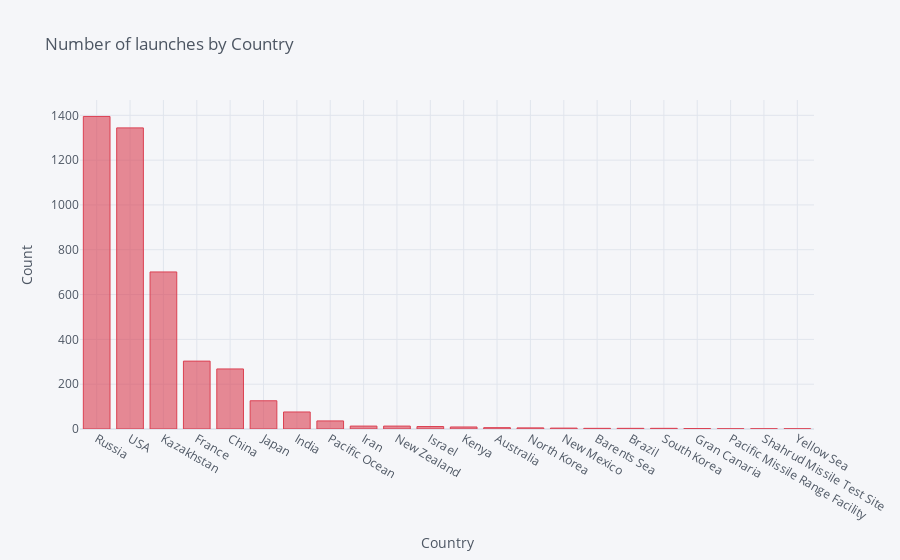

The code cell stored with this chart in its notebook:
### Markdown cell above
### 4.1. Country wise launches

### Code cell
temp = space["Country"].value_counts()
temp.iplot(kind='bar', xTitle = 'Country', yTitle = "Count", title = 'Number of launches by Country', color = 'red')

### Figure 1 — Plotly figure (JSON) as saved in the notebook; plotly's stock layout.template omitted (floating-point values rounded to 4 significant figures)
{"data": [{"marker": {"color": "rgba(219, 64, 82, 0.6)", "line": {"color": "rgba(219, 64, 82, 1.0)", "width": 1}}, "name": "Country", "orientation": "v", "text": "", "type": "bar", "x": ["Russia", "USA", "Kazakhstan", "France", "China", "Japan", "India", "Pacific Ocean", "Iran", "New Zealand", "Israel", "Kenya", "Australia", "North Korea", "New Mexico", "Barents Sea", "Brazil", "South Korea", "Gran Canaria", "Pacific Missile Range Facility", "Shahrud Missile Test Site", "Yellow Sea"], "y": [1395, 1344, 701, 303, 268, 126, 76, 36, 13, 13, 11, 9, 6, 5, 4, 3, 3, 3, 2, 1, 1, 1]}], "layout": {"legend": {"bgcolor": "#F5F6F9", "font": {"color": "#4D5663"}}, "paper_bgcolor": "#F5F6F9", "plot_bgcolor": "#F5F6F9", "title": {"font": {"color": "#4D5663"}, "text": "Number of launches by Country"}, "xaxis": {"gridcolor": "#E1E5ED", "showgrid": true, "tickfont": {"color": "#4D5663"}, "title": {"font": {"color": "#4D5663"}, "text": "Country"}, "zerolinecolor": "#E1E5ED"}, "yaxis": {"gridcolor": "#E1E5ED", "showgrid": true, "tickfont": {"color": "#4D5663"}, "title": {"font": {"color": "#4D5663"}, "text": "Count"}, "zerolinecolor": "#E1E5ED"}}}
